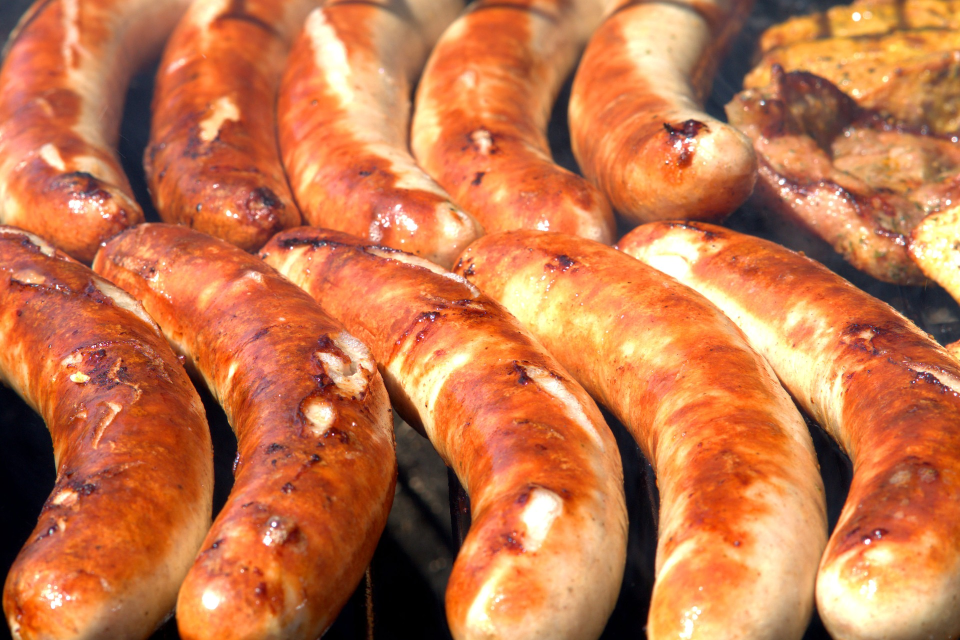
#> input picture OpenCV/images/sausage.jpg, 1920 x 1280 px (shown at 1/2 size)
$ python '20-12-11채널분리,병합2(소세지).py'
#> lines starting #> are read from the running program, lines starting #| are printed output that depends on the picture
import cv2
import numpy as np
from win32api import GetSystemMetrics

# opencv 한글 경로 지원 하지 않음
# numpy를 통해 우회하는 경로로 파일 로드
def imread(filename, flags=cv2.IMREAD_COLOR, dtype=np.uint8):
#> called with filename = 'sausage.jpg', flags = 1
    try:
        n = np.fromfile(filename, dtype)
        img = cv2.imdecode(n, flags)
#> img is the input picture: shape (1280, 1920, 3); mean B, G, R 74.6, 118.1, 197.9
        return img
    except Exception as e:
        print(e)
        return None

def FitToWindowSize(image):
    #윈도우 크기 얻기
    # from win32api import GetSystemMetrics
    # print("Width =", GetSystemMetrics(0))
    # print("Height =", GetSystemMetrics(1))
    #이미지 크기 얻기
    print('image {}'.format(image.shape))
    win_w=GetSystemMetrics(0)
    win_h=GetSystemMetrics(1)
    img_h, img_w = image.shape[:2]

    if(img_h > win_h or img_w > win_w):
        rate_width =  (win_w / img_w)*0.95
        rate_height =  (win_h / img_h)*0.95
        scale = rate_width if (rate_width < rate_height) else rate_height

    image_resized = cv2.resize(image, dsize=(0, 0), fx=scale, fy=scale, interpolation=cv2.INTER_LINEAR)
    # cv2.imshow('image_resize',image_resized)
    return image_resized


# cv2.imread가 아님/ 위에 정의한 imread()함수 사용
filename = 'sausage.jpg'
image = imread(filename,cv2.IMREAD_COLOR)
if image is None:
    print("이미지를 읽을 수 없습니다.")
    exit(1)

#opencv bgr
b = image[:,:,0]
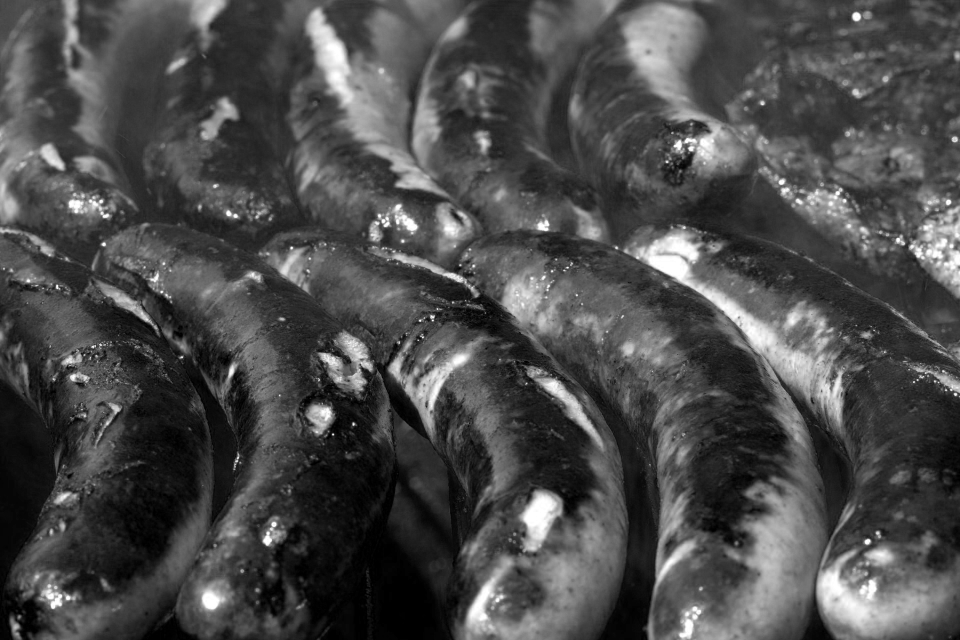
#> b: shape (1280, 1920) (shown at 1/2 size); min 0, max 255, mean 74.6
g = image[:,:,1]
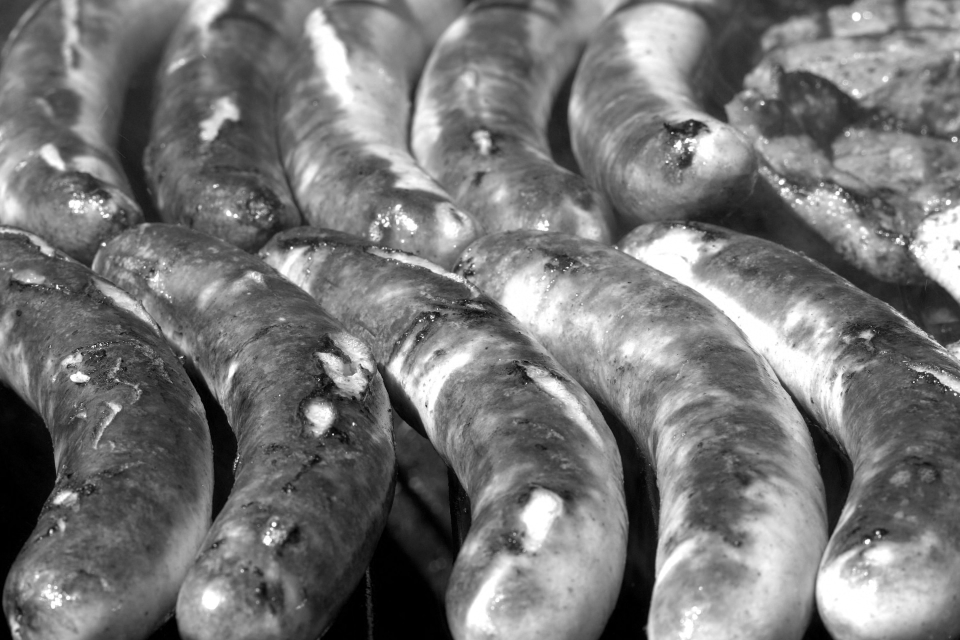
#> g: shape (1280, 1920) (shown at 1/2 size); min 0, max 255, mean 118.1
r = image[:,:,2]
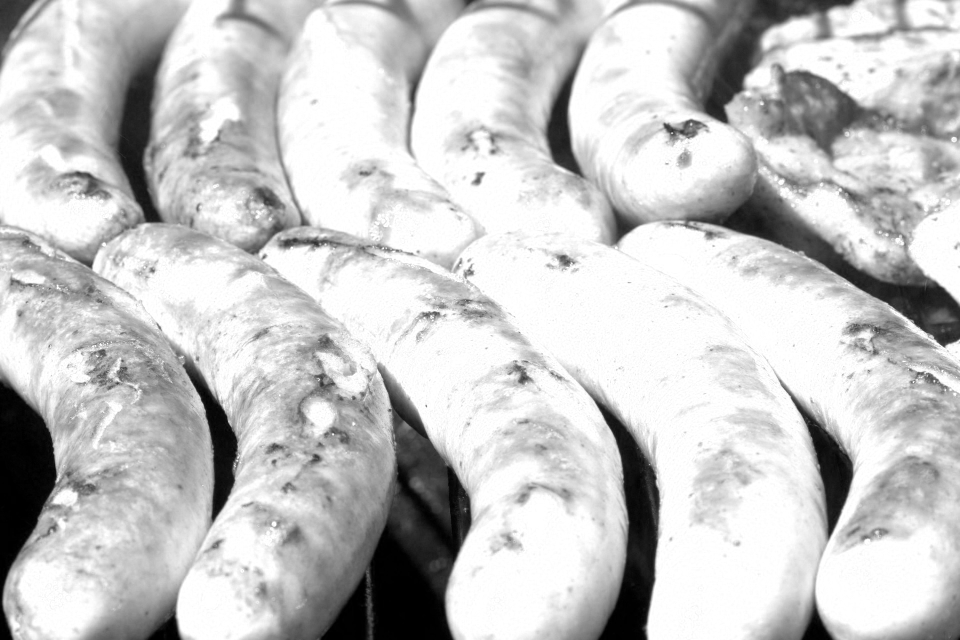
#> r: shape (1280, 1920) (shown at 1/2 size); min 0, max 255, mean 197.9

height, width = image.shape[:2]
#> height = 1280; width = 1920
zero = np.zeros((height,width,1), dtype=np.uint8)

yellow = cv2.merge((zero,g,r))
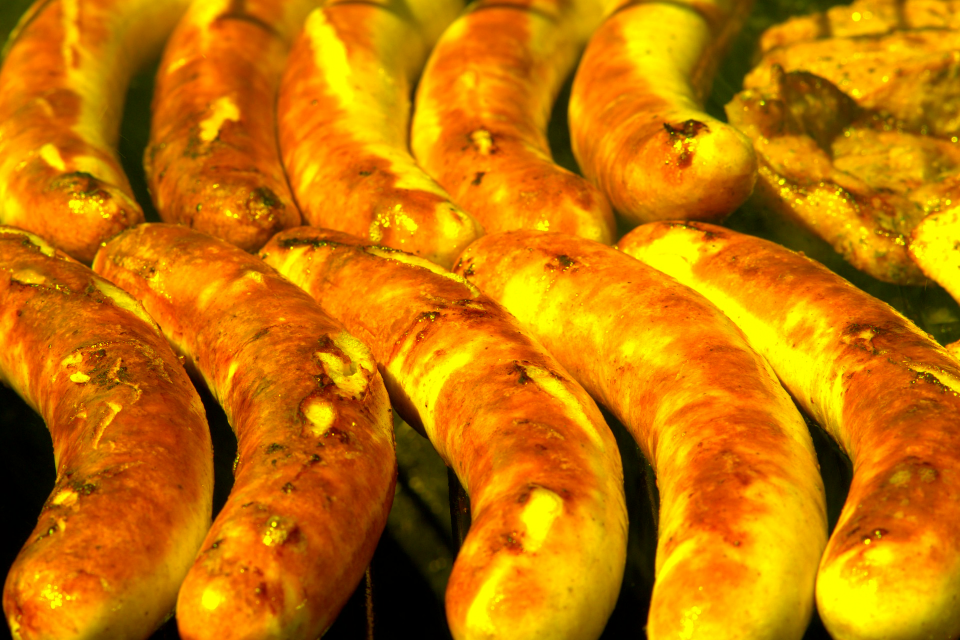
#> yellow: shape (1280, 1920, 3) (shown at 1/2 size); mean of channels 0, 1, 2 0, 118.1, 197.9; drawn as B, G, R
cyan = cv2.merge((b,g,zero))
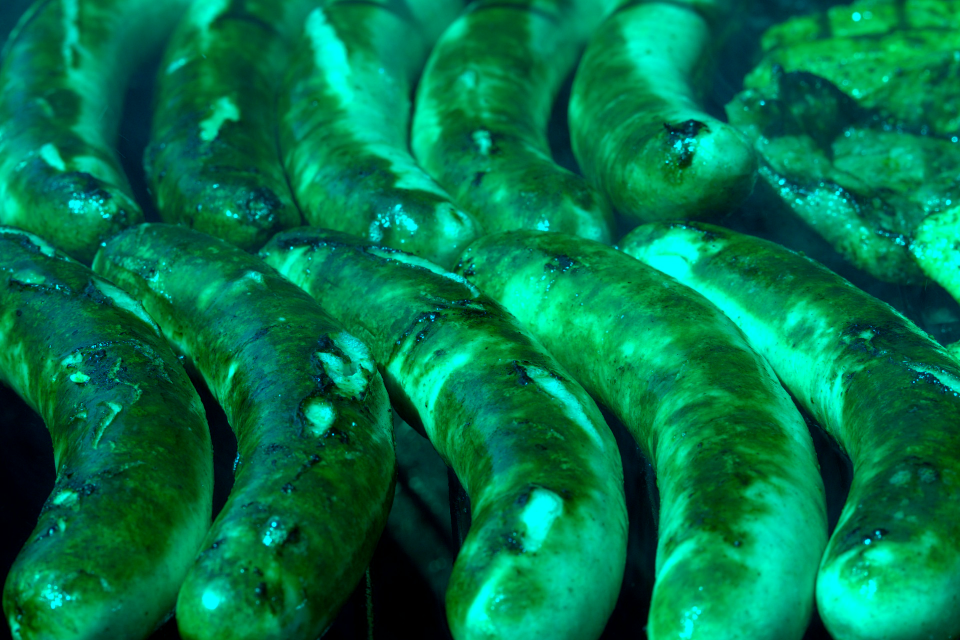
#> cyan: shape (1280, 1920, 3) (shown at 1/2 size); mean of channels 0, 1, 2 74.6, 118.1, 0; drawn as B, G, R
magenta = cv2.merge((b,zero,r))
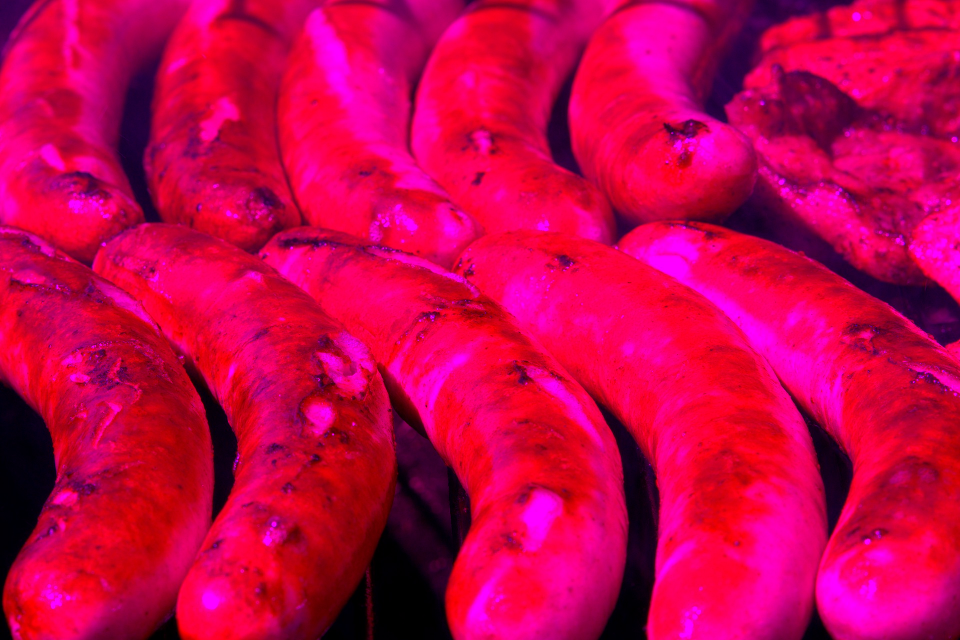
#> magenta: shape (1280, 1920, 3) (shown at 1/2 size); mean of channels 0, 1, 2 74.6, 0, 197.9; drawn as B, G, R


resized_image = FitToWindowSize(image)
#| image (1280, 1920, 3)
#> (the run stopped early here; a loop or call above may not have finished)

$ run again, with OpenCV/images/chess.jpg copied over OpenCV/images/sausage.jpg
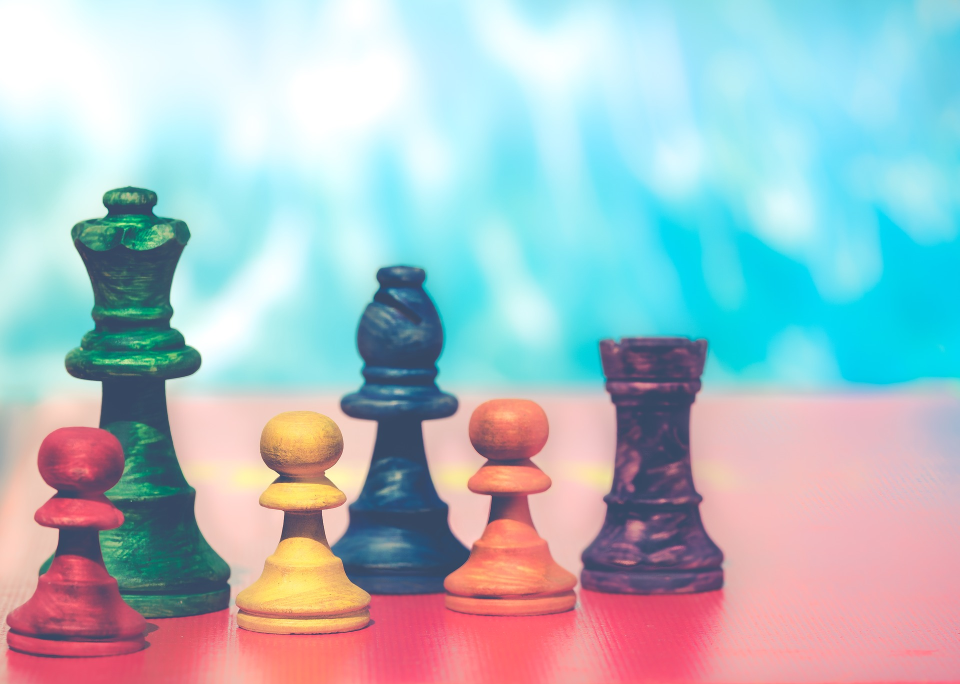
#> input picture OpenCV/images/chess.jpg, 1920 x 1368 px (shown at 1/2 size)
#> in imread, img is the input picture: shape (1368, 1920, 3); mean B, G, R 195.1, 188.5, 169.2
#> `cyan = cv2.merge((b,g,zero))`:
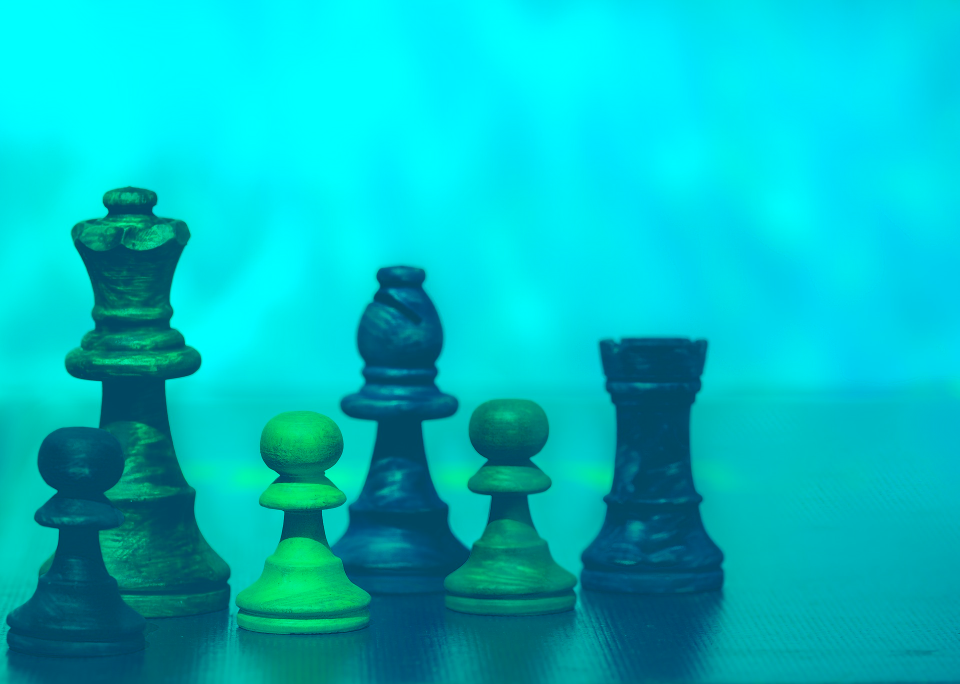
#> cyan: shape (1368, 1920, 3) (shown at 1/2 size); mean of channels 0, 1, 2 195.1, 188.5, 0; drawn as B, G, R
#> `magenta = cv2.merge((b,zero,r))`:
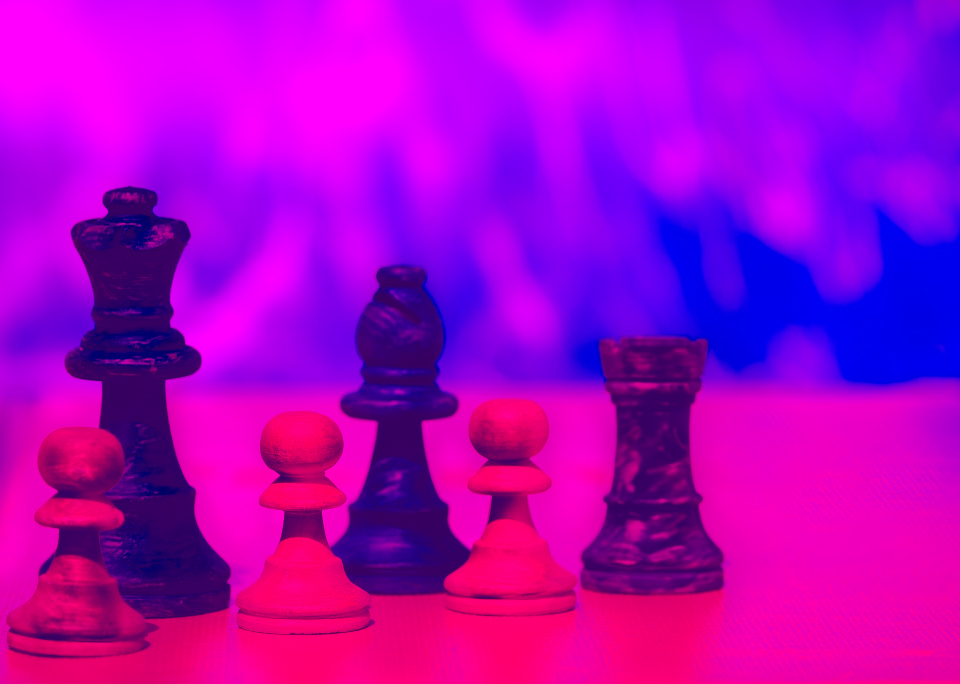
#> magenta: shape (1368, 1920, 3) (shown at 1/2 size); mean of channels 0, 1, 2 195.1, 0, 169.2; drawn as B, G, R
#| image (1368, 1920, 3)
